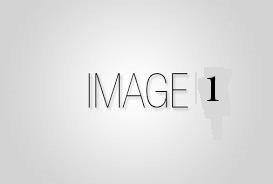
#> input picture images/hinh_1.jpg, 273 x 184 px
$ python -i xu_ly_anh.py   (imports and definitions only)
#> lines starting #> are read from the running program, lines starting #| are printed output that depends on the picture
# xu_ly_anh.py - Xử lý phân tích và lọc ảnh (trang trí vs nội dung)

import math
import re
from PIL import Image, ImageStat, ImageFilter

class BoLocAnh:
    # Bộ lọc ảnh: phân biệt ảnh nội dung (photo, chart) và ảnh trang trí (logo, icon)

    # PHÂN TÍCH ẢNH ĐƠN LẺ

    # [34 lines left out: functions tinh_entropy_anh, tinh_so_mau_anh, not called in this run]

    @staticmethod
    def tinh_do_phuc_tap_anh(duong_dan_hoac_anh) -> dict:
        # Phát hiện cạnh (Edge Detection) và đo độ biến thiên (variance)
#> called with duong_dan_hoac_anh = '../images/hinh_1.jpg'
        try:
            if isinstance(duong_dan_hoac_anh, str):
                im = Image.open(duong_dan_hoac_anh).convert('L')
            else:
                im = duong_dan_hoac_anh.convert('L')
            edges = im.filter(ImageFilter.FIND_EDGES)
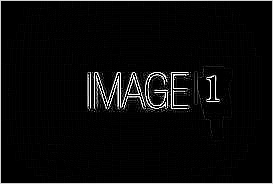
#> edges: PIL image 273x184 L; min 0, max 255, mean 10.8
            edge_stat = ImageStat.Stat(edges)
            edge_mean = edge_stat.mean[0]
#> edge_mean = 10.78
            edge_stddev = edge_stat.stddev[0]
#> edge_stddev = 43.84

            stat = ImageStat.Stat(im)
            variance = stat.var[0]
#> variance = 425.6

            return {
                'edge_mean': edge_mean,
                'edge_stddev': edge_stddev,
                'variance': variance,
            }
        except Exception as e:
            print(f"[Cảnh báo] Lỗi tinh_do_phuc_tap_anh: {e}")
            return {'edge_mean': 0, 'edge_stddev': 0, 'variance': 0}

    # [93 lines left out: functions phan_tich_histogram, la_anh_noi_dung, la_anh_trang_tri, not called in this run]

>>> result = BoLocAnh().tinh_do_phuc_tap_anh('../images/hinh_1.jpg')
#> result = {'edge_mean': 10.78, 'edge_stddev': 43.84, 'variance': 425.6}
